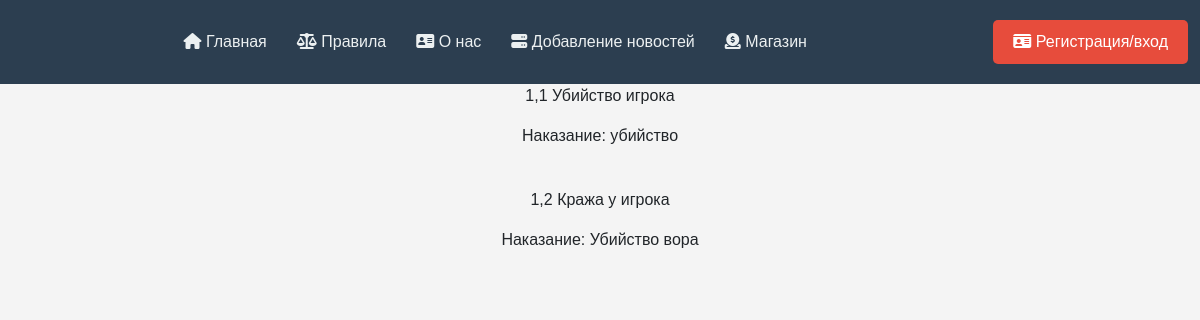
Screenshot of /rules/ with the database file from the repository.
### home/models.py (models this page shows, shortened)
class Rules(models.Model):
    rule_id = models.FloatField('Номер правила')
    crime = models.CharField('Нарушение', max_length=350)
    punishment = models.CharField('Наказание', max_length=200)
    class Meta:
        verbose_name = 'Правило'
        verbose_name_plural = 'Правила'

### home/views.py (the view)
# urls.py: path('rules/', views.rules_view, name="rules")
def rules_view(request):
    data = {
        'username': get_username(request),
        'status': get_user_verify_is(request),
        'rules': get_rules_all(request)
    }
    return render(request, 'home/rules.html', data)

### home/services.py (called while the page is built)
def get_rules_all(request):
    try:
        all_rules = Rules.objects.order_by('rule_id')
        logger.info(f'{datetime.datetime.now()} |INFO| Username: {get_username(request)} | User get all objects from home.Rules')
    except ValueError:
        logger.info(
            f'{datetime.datetime.now()} |INFO| '
            f'Username: {get_username(request)} |'
            f' |home.services|'
            f'ValueError in get all objects from home.Rules')
    except Exception:
        logger.info(
            f'{datetime.datetime.now()} |INFO| '
            f'Username: {get_username(request)} |'
            f' |home.services|'
            f'Exception in get all objects from home.Rules')
    return all_rules

### work/global_services.py (called while the page is built)
def get_username(request):
    if request.user.is_authenticated:
        return request.user.username
    else:
        return 'Нет пользователя'

def get_user_verify_is(request):
    if request.user.is_authenticated:
        try:
            return User_Status.objects.get(username=request.user.id).Isverified
        except ValueError:
            pass
        except Exception:
            pass
    else:
        return None

### home/templates/home/rules.html (shortened to what this page needs)
{% extends 'patterns/header.html' %}
{% load static %}
{% block addlist %}
  <link rel="stylesheet" href="{% static 'rules/rules.css' %}">
  {% for el in rules %}
      <div class="rule">
        <p><span class="rule_id">{{el.rule_id}} </span>{{el.crime}}</p>
        <p><span class="punishment">Наказание: </span>{{el.punishment}} </p><br>
      </div>
  {% endfor %}
{% endblock %}

### login/static/login/reg.css (style rules this page uses)
body { font-family: Arial, sans-serif; background-color: #f4f4f4; justify-content: center; align-items: center; height: 100vh; margin: 0; }

### home/static/patterns/css/styleheader.css (style rules this page uses)
body { font-family: Arial, sans-serif; background-color: #f4f4f4; margin: 0; padding: 0; }

### home/static/rules/rules.css (style rules this page uses)
div.rule { text-align: center; }

### rows the page displays
Rules: rule_id "1,1", crime "Убийство игрока", punishment "убийство"
Rules: rule_id "1,2", crime "Кража у игрока", punishment "Убийство вора"
